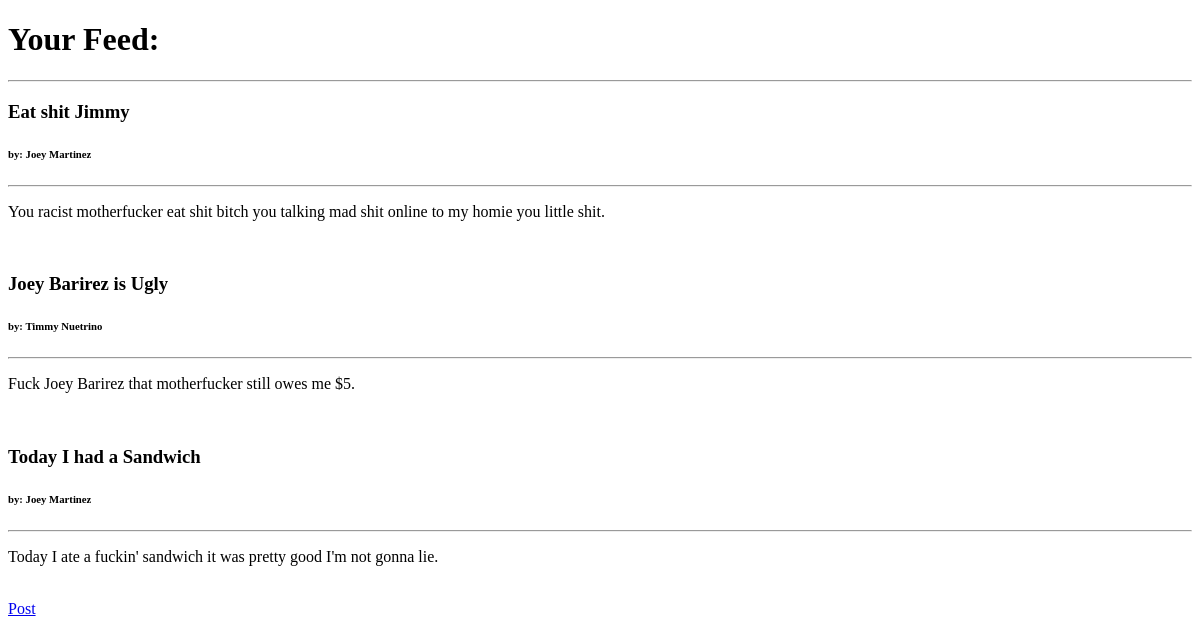
The app's page /, older data.
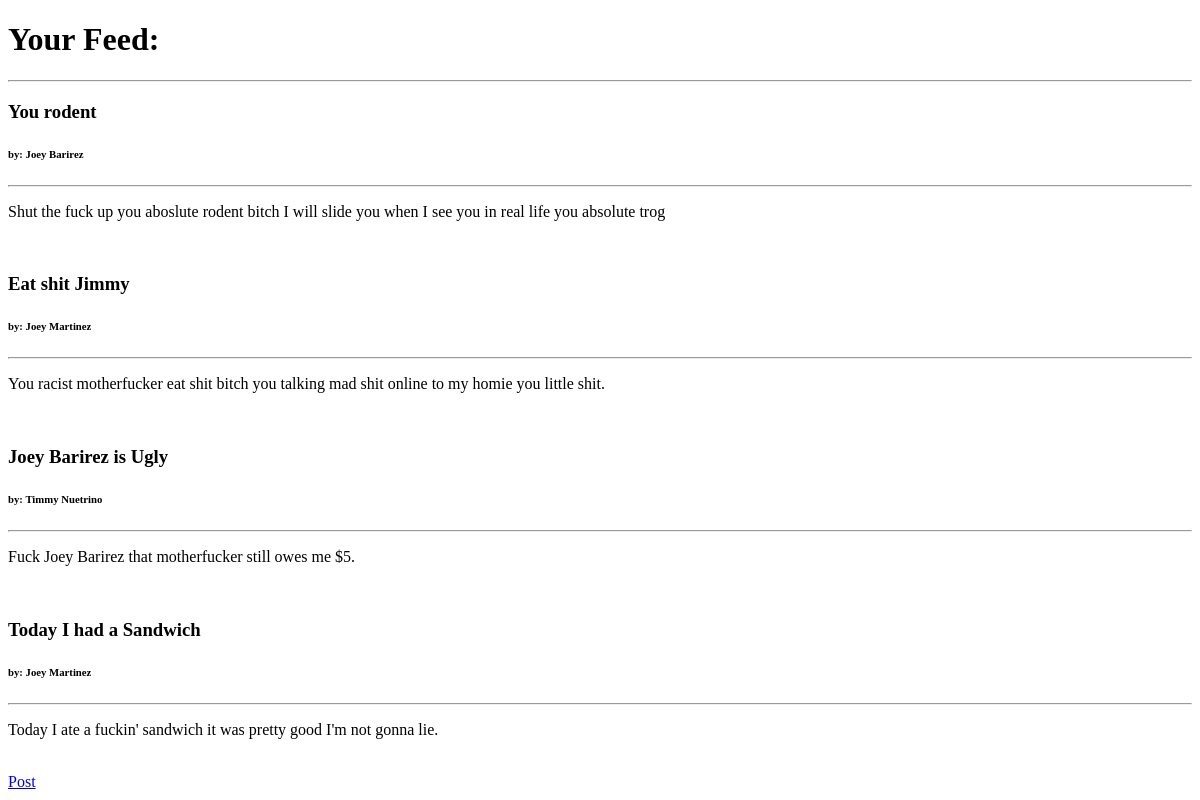
The same page, newer data.
### feed/models.py (models this page shows)
class Posts(models.Model):
    title = models.CharField(max_length=200)
    author = models.CharField(max_length=200)
    content = models.CharField(max_length=450)
    date = models.DateTimeField('date published', default=datetime.date(2000, 1, 1))

### feed/views.py (the view)
# urls.py: path('', views.index, name="index"),
def index(request):
    return render(request, "feed/index.html", {'posts': reversed(Posts.objects.order_by('-date'))})

### feed/templates/feed/index.html (shortened to what this page needs)
<!doctype html>
<html>
    <head>
    </head>
    <body>
        <h1>Your Feed:</h1>
        <hr/>
        {% for post in posts %}
        <h3>{{ post.title }} </h3><h6>by: {{ post.author }}</h6>
        <hr/>
        <p>{{ post.content }}</p>
        <br/>
        {% endfor %}
        <a href="{% url 'post_something' %}">Post</a>
    </body>
</html>

Row changes from the older to the newer data that the page shows:
added Posts: title "You rodent", author "Joey Barirez", content "Shut the fuck up you aboslute rodent bitch I will slide you when I see you in real life you absolute trog"
